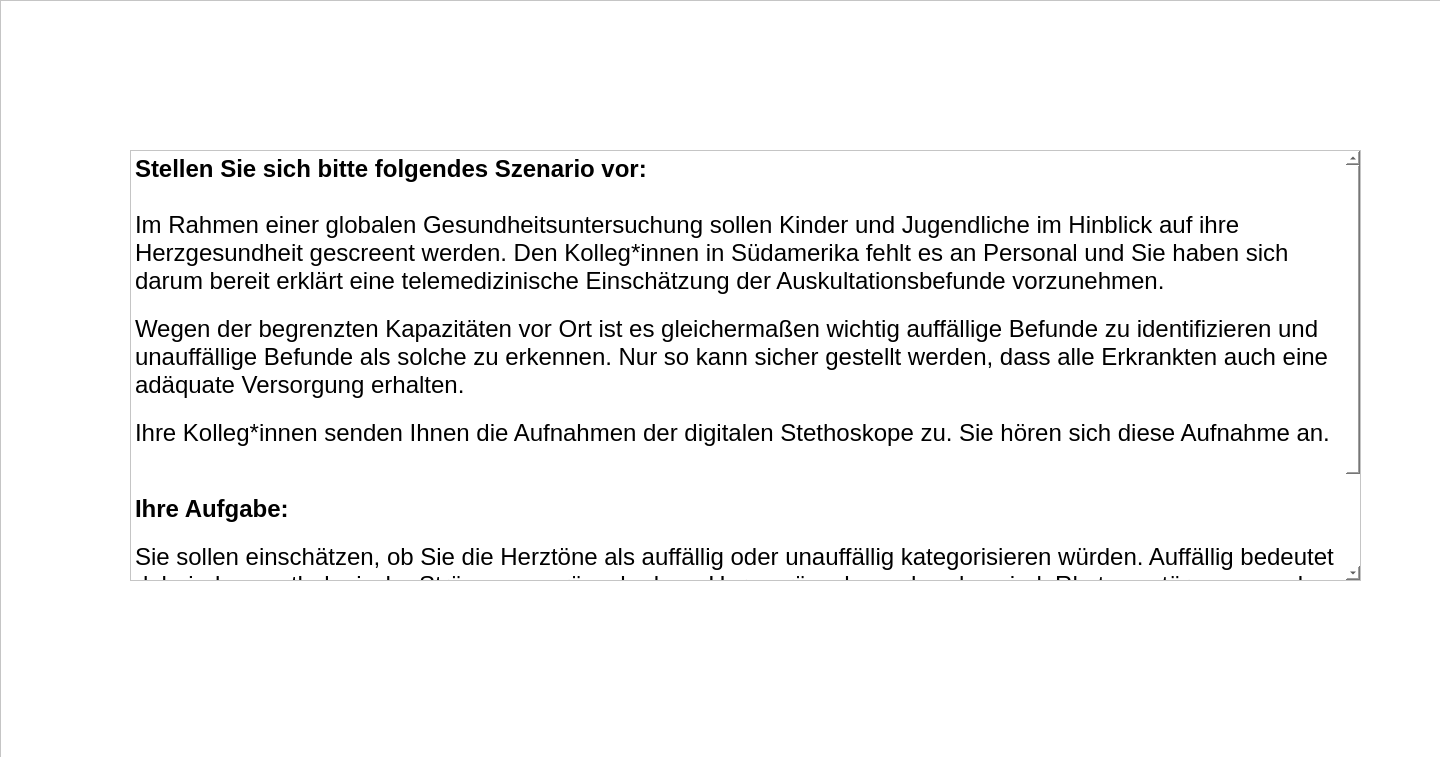
<?xml version="1.0" encoding="UTF-8"?>
<ui version="4.0">
 <class>Form</class>
 <widget class="QWidget" name="Form">
  <property name="geometry">
   <rect>
    <x>0</x>
    <y>0</y>
    <width>1440</width>
    <height>757</height>
   </rect>
  </property>
  <property name="windowTitle">
   <string>Form</string>
  </property>
  <widget class="QFrame" name="frame">
   <property name="geometry">
    <rect>
     <x>0</x>
     <y>0</y>
     <width>1511</width>
     <height>1041</height>
    </rect>
   </property>
   <property name="styleSheet">
    <string notr="true">background-color: white;</string>
   </property>
   <property name="frameShape">
    <enum>QFrame::StyledPanel</enum>
   </property>
   <property name="frameShadow">
    <enum>QFrame::Raised</enum>
   </property>
   <widget class="QPushButton" name="weiterBtn">
    <property name="geometry">
     <rect>
      <x>1130</x>
      <y>760</y>
      <width>231</width>
      <height>81</height>
     </rect>
    </property>
    <property name="autoFillBackground">
     <bool>false</bool>
    </property>
    <property name="styleSheet">
     <string notr="true">background-color: blue; font: bold 30px; color: white;</string>
    </property>
    <property name="text">
     <string>Weiter</string>
    </property>
    <property name="autoDefault">
     <bool>false</bool>
    </property>
    <property name="default">
     <bool>false</bool>
    </property>
    <property name="flat">
     <bool>false</bool>
    </property>
   </widget>
   <widget class="QTextBrowser" name="textBrowser">
    <property name="geometry">
     <rect>
      <x>130</x>
      <y>150</y>
      <width>1231</width>
      <height>431</height>
     </rect>
    </property>
    <property name="html">
     <string>&lt;!DOCTYPE HTML PUBLIC &quot;-//W3C//DTD HTML 4.0//EN&quot; &quot;http://www.w3.org/TR/REC-html40/strict.dtd&quot;&gt;
&lt;html&gt;&lt;head&gt;&lt;meta name=&quot;qrichtext&quot; content=&quot;1&quot; /&gt;&lt;style type=&quot;text/css&quot;&gt;
p, li { white-space: pre-wrap; }
&lt;/style&gt;&lt;/head&gt;&lt;body style=&quot; font-family:'.AppleSystemUIFont'; font-size:13pt; font-weight:400; font-style:normal;&quot;&gt;
&lt;p style=&quot; margin-top:0px; margin-bottom:0px; margin-left:0px; margin-right:0px; -qt-block-indent:0; text-indent:0px;&quot;&gt;&lt;span style=&quot; font-family:'Helvetica Neue'; font-size:18pt; font-weight:600;&quot;&gt;Stellen Sie sich bitte folgendes Szenario vor:&lt;/span&gt;&lt;/p&gt;
&lt;p style=&quot;-qt-paragraph-type:empty; margin-top:0px; margin-bottom:0px; margin-left:0px; margin-right:0px; -qt-block-indent:0; text-indent:0px; font-family:'Helvetica Neue'; font-size:18pt; font-weight:600;&quot;&gt;&lt;br /&gt;&lt;/p&gt;
&lt;p style=&quot; margin-top:0px; margin-bottom:0px; margin-left:0px; margin-right:0px; -qt-block-indent:0; text-indent:0px;&quot;&gt;&lt;span style=&quot; font-family:'Helvetica Neue'; font-size:18pt;&quot;&gt;Im Rahmen einer globalen Gesundheitsuntersuchung sollen Kinder und Jugendliche im Hinblick auf ihre Herzgesundheit gescreent werden. Den Kolleg*innen in Südamerika fehlt es an Personal und Sie haben sich darum bereit erklärt eine telemedizinische Einschätzung der Auskultationsbefunde vorzunehmen.&lt;br /&gt;&lt;/span&gt;&lt;/p&gt;
&lt;p style=&quot; margin-top:0px; margin-bottom:0px; margin-left:0px; margin-right:0px; -qt-block-indent:0; text-indent:0px;&quot;&gt;&lt;span style=&quot; font-family:'Helvetica Neue'; font-size:18pt;&quot;&gt;Wegen der begrenzten Kapazitäten vor Ort ist es gleichermaßen wichtig auffällige Befunde zu identifizieren und unauffällige Befunde als solche zu erkennen. Nur so kann sicher gestellt werden, dass alle Erkrankten auch eine adäquate Versorgung erhalten.&lt;br /&gt;&lt;/span&gt;&lt;/p&gt;
&lt;p style=&quot; margin-top:0px; margin-bottom:0px; margin-left:0px; margin-right:0px; -qt-block-indent:0; text-indent:0px;&quot;&gt;&lt;span style=&quot; font-family:'Helvetica Neue'; font-size:18pt;&quot;&gt;Ihre Kolleg*innen senden Ihnen die Aufnahmen der digitalen Stethoskope zu. Sie hören sich diese Aufnahme an.&lt;/span&gt;&lt;/p&gt;
&lt;p style=&quot; margin-top:0px; margin-bottom:0px; margin-left:0px; margin-right:0px; -qt-block-indent:0; text-indent:0px;&quot;&gt;&lt;span style=&quot; font-family:'Helvetica Neue'; font-size:18pt;&quot;&gt;&lt;br /&gt;&lt;/span&gt;&lt;/p&gt;
&lt;p style=&quot; margin-top:0px; margin-bottom:0px; margin-left:0px; margin-right:0px; -qt-block-indent:0; text-indent:0px;&quot;&gt;&lt;span style=&quot; font-family:'Helvetica Neue'; font-size:18pt; font-weight:600;&quot;&gt;Ihre Aufgabe:&lt;/span&gt;&lt;span style=&quot; font-family:'Helvetica Neue'; font-size:18pt;&quot;&gt;&lt;br /&gt;&lt;/span&gt;&lt;/p&gt;
&lt;p style=&quot; margin-top:0px; margin-bottom:0px; margin-left:0px; margin-right:0px; -qt-block-indent:0; text-indent:0px;&quot;&gt;&lt;span style=&quot; font-family:'Helvetica Neue'; font-size:18pt;&quot;&gt;Sie sollen einschätzen, ob Sie die Herztöne als auffällig oder unauffällig kategorisieren würden. Auffällig bedeutet dabei, dass pathologische Strömungsgeräusche bzw. Herzgeräusche vorhanden sind. Rhytmusstörungen und Tachykardien bzw. Bradykardien werden im Rahmen dieser Studie nicht als auffällig klassifiziert.&lt;br /&gt;&lt;/span&gt;&lt;/p&gt;
&lt;p style=&quot; margin-top:0px; margin-bottom:0px; margin-left:0px; margin-right:0px; -qt-block-indent:0; text-indent:0px;&quot;&gt;&lt;span style=&quot; font-family:'Helvetica Neue'; font-size:18pt;&quot;&gt;Im Folgenden erhalten Sie noch Informationen über ein digitales System zur Auskultation, welches Ihnen als Unterstützung zur Verfügung gestellt wird. Lesen Sie diese bitte gründlich!&lt;/span&gt;&lt;span style=&quot; font-size:18pt;&quot;&gt; &lt;/span&gt;&lt;/p&gt;&lt;/body&gt;&lt;/html&gt;</string>
    </property>
   </widget>
  </widget>
 </widget>
 <resources/>
 <connections/>
</ui>
